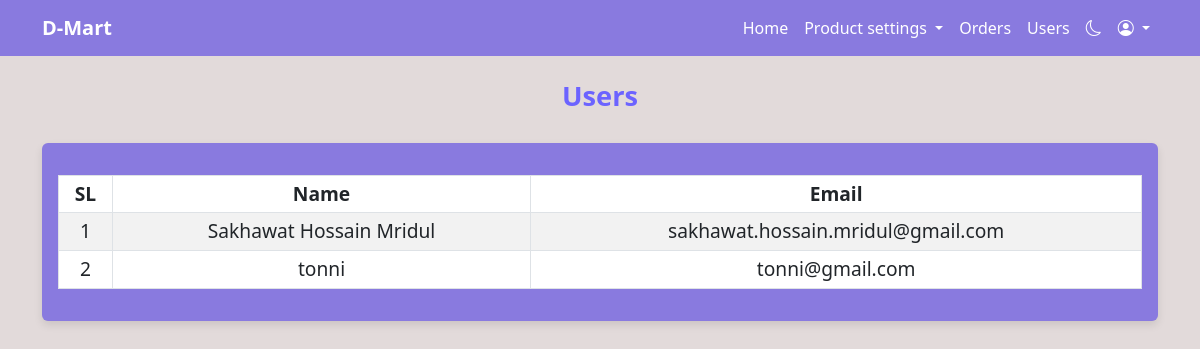
/backend/users.php (signed in), run on the app's committed database.
### tables this page shows
CREATE TABLE `users` (
  `id` int(11) NOT NULL,
  `name` varchar(250) NOT NULL,
  `email` varchar(250) NOT NULL,
  `password` varchar(250) NOT NULL,
  `status` tinyint(1) NOT NULL DEFAULT 1
);

### backend/users.php (the view, shortened to what this page needs)
<?php
    require 'database_connection.php';
    $sql = "SELECT id, name,email FROM users WHERE status = 1";
    $result = $conn->query($sql);
?>
<!DOCTYPE html>
<html lang="en">
<?php require 'assets/header.php'; ?>
<body class="day-mode">
    <?php require 'assets/menu.php'; ?>
    <h2 class="dashboard-title mt-4">Users</h2>
    <div class="container">
        <div class="row mt-4">
            <div class="col-md-12 mb-4">
                <div class="card card-user-info">
                    <div class="card-body">
                        <table class="table table-striped table-bordered table-sm table-hover table-responsive mt-3">
                            <thead>
                                <tr>
                                    <th>SL</th>
                                    <th>Name</th>
                                    <th>Email</th>
                                </tr>
                            </thead>
                            <tbody>
                                <?php
                                if ($result->num_rows > 0) {
                                    $sl = 1;
                                    while ($row = $result->fetch_assoc()) {
                                        echo "<tr>";
                                        echo "<td>" . $sl++ . "</td>";
                                        echo "<td>" . htmlspecialchars($row['name']) . "</td>";
                                        echo "<td>" . htmlspecialchars($row['email']) . "</td>";
                                        echo "</tr>";
                                    }
                                } else {
                                    echo "<tr><td colspan='3' class='text-center'>No users available</td></tr>";
                                }
                                ?>
                            </tbody>
                        </table>
                    </div>
                </div>
            </div>
        </div>
    </div>
</body>
</html>

### backend/assets/css/style.css (style rules this page uses)
body.day-mode { background-color: #e2dada; color: #040303; }
.dashboard-title { color: #6c63ff; text-align: center; font-size: 1.7rem; font-weight: bold; margin-bottom: 30px; }
.card { border: none; box-shadow: 0 4px 8px rgba(0, 0, 0, 0.1); transition: transform 0.2s ease-in-out; }
.card-body { text-align: center; font-size: 1.2rem; color: #32ebc3; }
.day-mode .card, .day-mode .navbar { background-color: #897adf; }

### data on the page
users: name "Sakhawat Hossain Mridul", email "sakhawat.hossain.mridul@gmail.com"
users: name "tonni", email "tonni@gmail.com"
